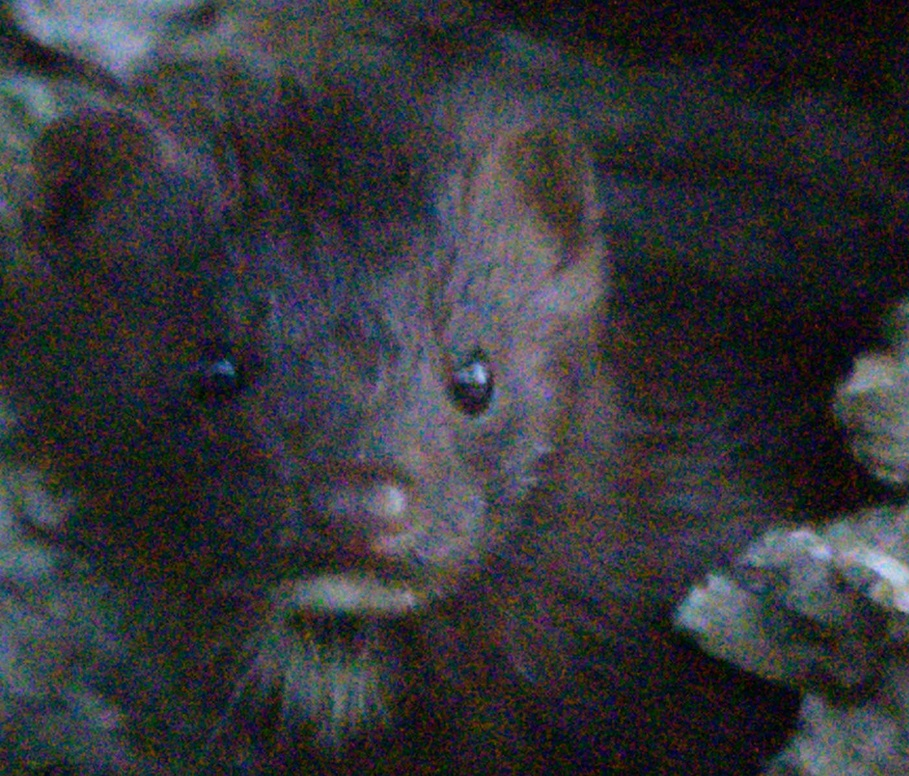
#> input picture mo.jpg, 909 x 776 px, shrunk from 1402 x 1196 before the run
$ python Find_Noise.py
#> lines starting #> are read from the running program, lines starting #| are printed output that depends on the picture
import numpy as np, cv2
from matplotlib import pyplot as plt
img = cv2.imread('mo.jpg')
#> img is the input picture: shape (776, 909, 3); mean B, G, R 57.6, 53.2, 52.8
img = cv2.cvtColor(img, cv2.COLOR_BGR2RGB)
dst = cv2.fastNlMeansDenoisingColored(img, None, 20, 20, 14, 42)
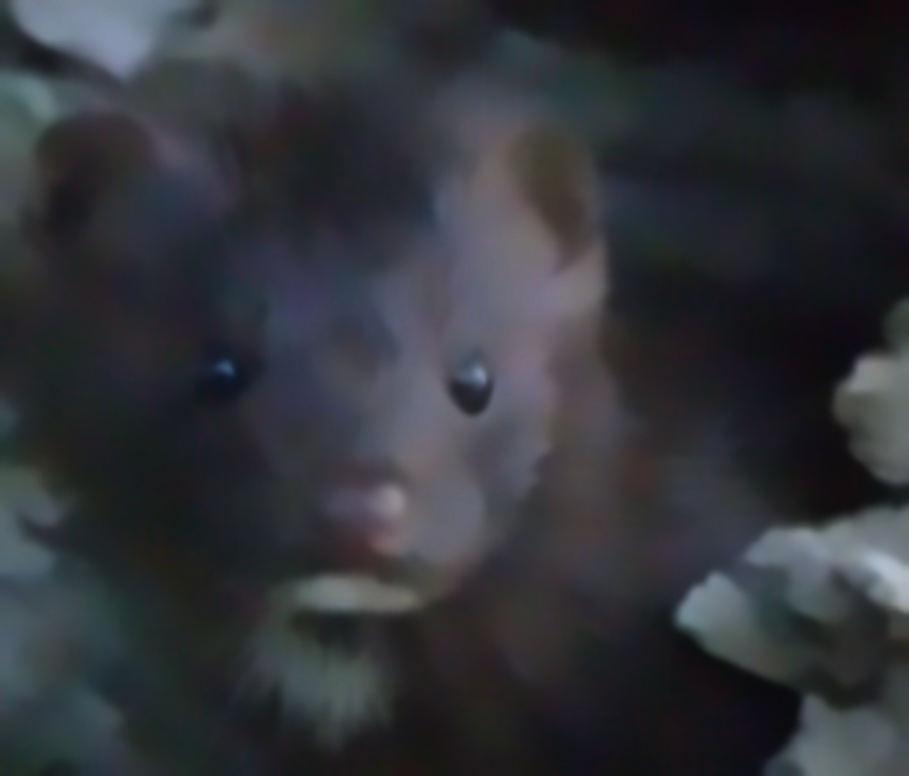
#> dst: shape (776, 909, 3); mean R, G, B 50, 52.2, 57.4
cv2.imwrite('mo_out.jpg', cv2.cvtColor(dst, cv2.COLOR_RGB2BGR))
plt.subplot(121); plt.imshow(img)
plt.subplot(122); plt.imshow(dst)
plt.show()
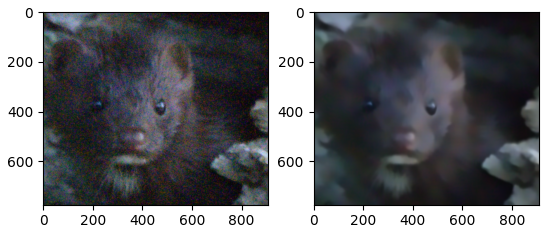
#> figure drawn by matplotlib, 2 panels
